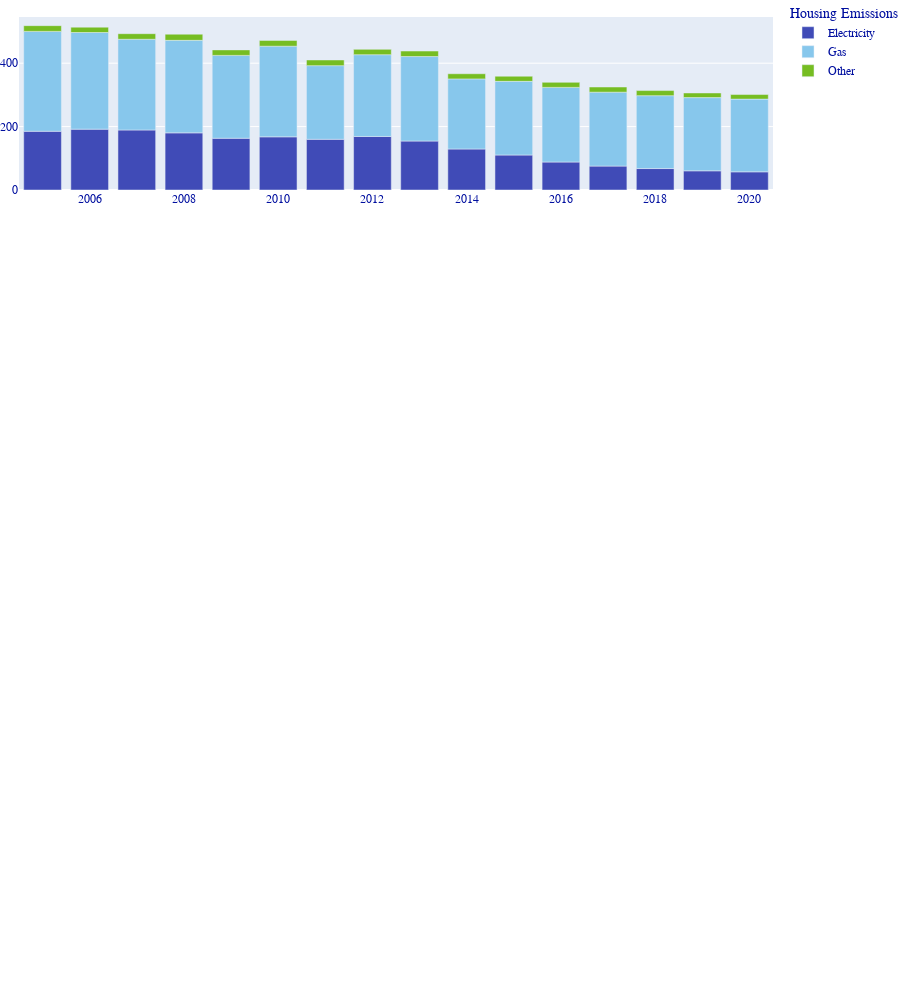

Notebook cell for this chart:
### Code cell
color_range = ["#404bb7", "#87c7ec",'#76bd22']

housing_fig = px.bar(Housing_Total, x="Year", y="GHG Emissions (TCO2)", color="Housing Emissions",
                     color_discrete_sequence=color_range,
                    height = 1000
                    )

housing_fig.update_layout(
    font={"family": "Poppins",'color': '#000f9f'},
    font_size=12,
    margin=dict(
        l=0,   # left margin
        r=0,   # right margin
        t=5,   # top margin
        b=810    # bottom margin
    ),
    legend=dict(
        orientation="v",  # Set the orientation to horizontal
        yanchor="auto",    # Anchor the legend to the top
        y=1.1 # Position the legend slightly above the top of the graph
    ),
)


housing_fig.update_xaxes(title=None)
housing_fig.update_yaxes(title=None)

housing_fig.show()

### Figure 1 — Plotly figure (JSON) as saved in the notebook; plotly's stock layout.template omitted (floating-point values rounded to 4 significant figures)
{"data": [{"alignmentgroup": "True", "hovertemplate": "Housing Emissions=Electricity<br>Year=%{x}<br>GHG Emissions (TCO2)=%{y}<extra></extra>", "legendgroup": "Electricity", "marker": {"color": "#404bb7"}, "name": "Electricity", "offsetgroup": "Electricity", "orientation": "v", "showlegend": true, "textposition": "auto", "type": "bar", "x": [2005, 2006, 2007, 2008, 2009, 2010, 2011, 2012, 2013, 2014, 2015, 2016, 2017, 2018, 2019, 2020], "xaxis": "x", "y": [185.2, 192, 189.3, 180.2, 163.2, 167.7, 159.9, 168.8, 154.4, 129.3, 110.3, 88.2, 75.4, 67.7, 60.5, 57.3], "yaxis": "y"}, {"alignmentgroup": "True", "hovertemplate": "Housing Emissions=Gas<br>Year=%{x}<br>GHG Emissions (TCO2)=%{y}<extra></extra>", "legendgroup": "Gas", "marker": {"color": "#87c7ec"}, "name": "Gas", "offsetgroup": "Gas", "orientation": "v", "showlegend": true, "textposition": "auto", "type": "bar", "x": [2005, 2006, 2007, 2008, 2009, 2010, 2011, 2012, 2013, 2014, 2015, 2016, 2017, 2018, 2019, 2020], "xaxis": "x", "y": [315.1, 304.8, 286.2, 291.9, 261.4, 285.9, 232.4, 258, 266.5, 221.2, 232.4, 235.5, 233.2, 229.9, 230.9, 229.4], "yaxis": "y"}, {"alignmentgroup": "True", "hovertemplate": "Housing Emissions=Other<br>Year=%{x}<br>GHG Emissions (TCO2)=%{y}<extra></extra>", "legendgroup": "Other", "marker": {"color": "#76bd22"}, "name": "Other", "offsetgroup": "Other", "orientation": "v", "showlegend": true, "textposition": "auto", "type": "bar", "x": [2005, 2006, 2007, 2008, 2009, 2010, 2011, 2012, 2013, 2014, 2015, 2016, 2017, 2018, 2019, 2020], "xaxis": "x", "y": [18.1, 16.8, 17.5, 19.4, 17.3, 18.2, 17.8, 16.8, 17.4, 16.2, 16.2, 15.9, 16.3, 16.1, 14.7, 14.4], "yaxis": "y"}], "layout": {"barmode": "relative", "font": {"color": "#000f9f", "family": "Poppins", "size": 12}, "height": 1000, "legend": {"orientation": "v", "title": {"text": "Housing Emissions"}, "tracegroupgap": 0, "y": 1.1, "yanchor": "auto"}, "margin": {"b": 810, "l": 0, "r": 0, "t": 5}, "xaxis": {"anchor": "y", "domain": [0, 1], "title": {}}, "yaxis": {"anchor": "x", "domain": [0, 1], "title": {}}}}
